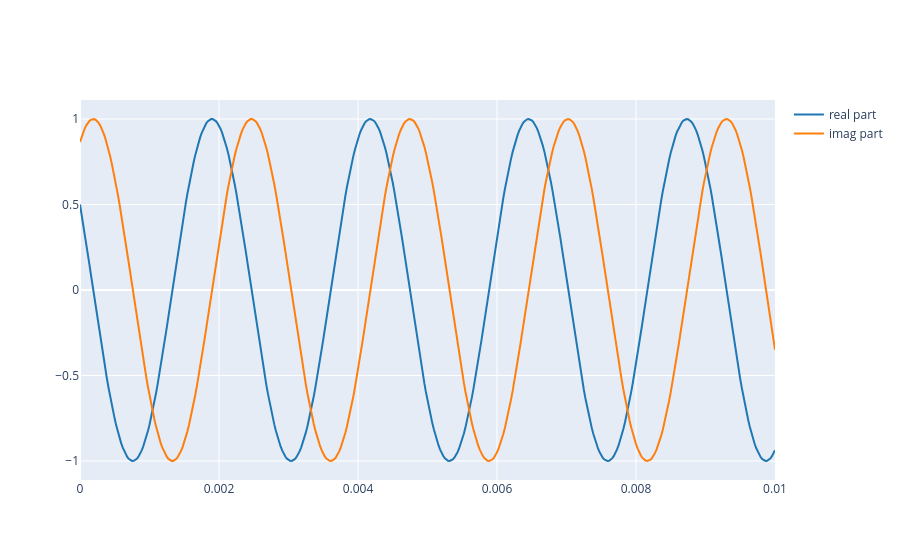

Source (notebook cell):
### Markdown cell above
Now we can plot the real and imaginary parts of this signal. The real part looks like a cosine-like waveform, while the imaginary part looks like a sine-like waveform.

Try changing the phase $\phi$ and see how the waveform shifts.

### Code cell
plot_signals([np.real(x), np.imag(x)], fs, name=['real part', 'imag part'])

### Figure 1 — Plotly figure (JSON) as saved in the notebook; plotly's stock layout.template omitted (floating-point values rounded to 4 significant figures; data arrays with more than 128 entries replaced by an {"elided": "..."} marker saying what was removed)
{"data": [{"line": {"color": "#1f77b4", "shape": "linear"}, "mode": "lines", "name": "real part", "type": "scatter", "x": {"elided": "441 float values"}, "y": {"elided": "441 float values"}}, {"line": {"color": "#ff7f0e", "shape": "linear"}, "mode": "lines", "name": "imag part", "type": "scatter", "x": {"elided": "441 float values"}, "y": {"elided": "441 float values"}}], "layout": {}}
